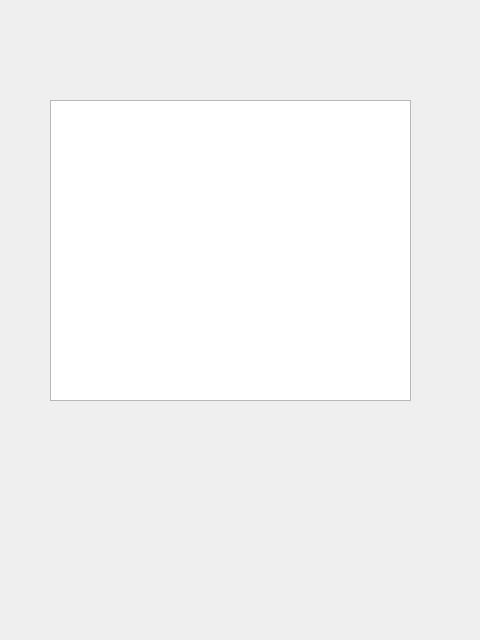
<?xml version="1.0" encoding="UTF-8"?>
<ui version="4.0">
 <class>Dialog</class>
 <widget class="QDialog" name="Dialog">
  <property name="geometry">
   <rect>
    <x>0</x>
    <y>0</y>
    <width>480</width>
    <height>640</height>
   </rect>
  </property>
  <property name="windowTitle">
   <string>Dialog</string>
  </property>
  <widget class="QGraphicsView" name="graphicsView">
   <property name="geometry">
    <rect>
     <x>50</x>
     <y>100</y>
     <width>361</width>
     <height>301</height>
    </rect>
   </property>
  </widget>
 </widget>
 <resources/>
 <connections/>
</ui>
